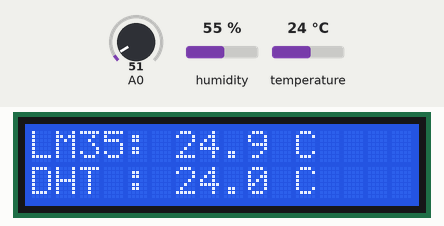
Recording of a sketch running on a simulated Arduino Uno, built with avr-gcc and run on an emulated ATmega328P. On the bench: 16×2 character LCD. The inputs (shaded band) are chosen by the test bench; at power-on: temperature 24 °C, A0 = 51, humidity 55 %.

Above: at 5.2 s.
5.3 s: temperature set to 12 °C
At 7.6 s:
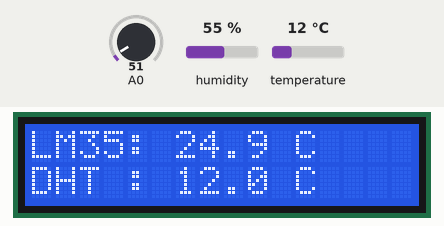
8.7 s: A0 set to 61
At 10.3 s:
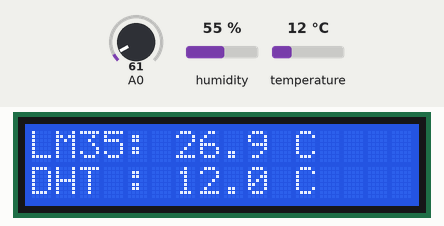
13.8 s: temperature set to 19 °C
At 15.7 s:
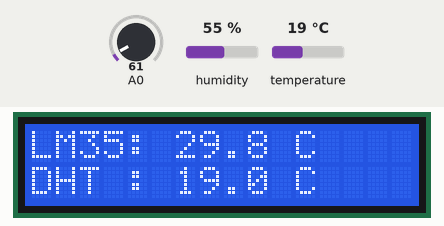
16.3 s: A0 set to 71
At 18.3 s:
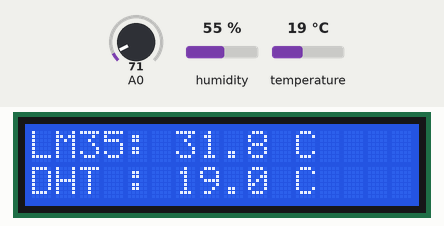
21.4 s: temperature set to 28 °C
At 23.7 s:
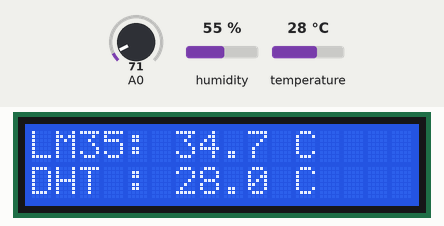
24.0 s: A0 set to 86
At 26.4 s:
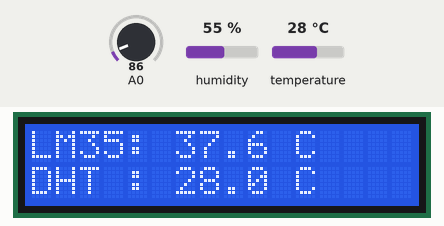
Timing chart, 0 to 27.9 s (numbered marks = the images above; inputs shaded):
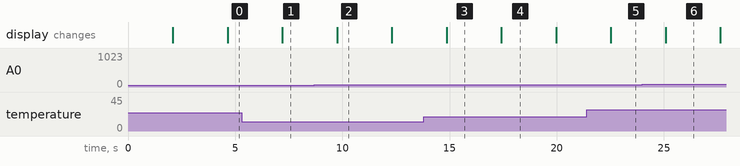

Measured:
- after the input at 5.3 s, the display: changes after 1.9 s (image 1)
- after the input at 8.7 s, the display: changes after 1.1 s (image 2)
- after the input at 13.8 s, the display: changes after 1.1 s (image 3)
- after the input at 16.3 s, the display: changes after 1.1 s (image 4)
- after the input at 21.4 s, the display: changes after 1.1 s (image 5)
- after the input at 24.0 s, the display: changes after 1.1 s (image 6)
- what the display in image 2 shows lasts 2.5 s, from 9.8 s to 12.3 s

The sketch:

Reto_arduino.ino
```cpp
#include <Wire.h>
#include <LiquidCrystal_I2C.h>
#include <DHT.h>

#define DHT_PIN 2
#define DHT_TYPE DHT11

LiquidCrystal_I2C lcd(0x27, 16, 2);
DHT dht(DHT_PIN, DHT_TYPE);

int   SENSOR;
float TEMPERATURA;
float SUMA;

void setup() {
  lcd.init();
  lcd.backlight();
  dht.begin();

  lcd.setCursor(0, 0);
  lcd.print("  Termometro  ");
  lcd.setCursor(0, 1);
  lcd.print(" LM35 + DHT11 ");
  delay(2000);
  lcd.clear();
}

void loop() {
  // ── LM35: promedio de 5 lecturas ─────────────────────────
  SUMA = 0;
  for (int i = 0; i < 5; i++) {
    SENSOR = analogRead(A0);
    TEMPERATURA = ((SENSOR * 5000.0) / 1023.0) / 10.0;
    SUMA += TEMPERATURA;
    delay(500);
  }
  float promedioLM35 = SUMA / 5.0;

  // ── DHT11: temperatura ────────────────────────────────────
  float tempDHT = dht.readTemperature();

  // ── Mostrar en LCD ────────────────────────────────────────
  lcd.setCursor(0, 0);
  lcd.print("LM35: ");
  lcd.print(promedioLM35, 1);
  lcd.print(" C   ");

  lcd.setCursor(0, 1);
  lcd.print("DHT : ");
  if (isnan(tempDHT)) {
    lcd.print("Error   ");
  } else {
    lcd.print(tempDHT, 1);
    lcd.print(" C   ");
  }
}
```
